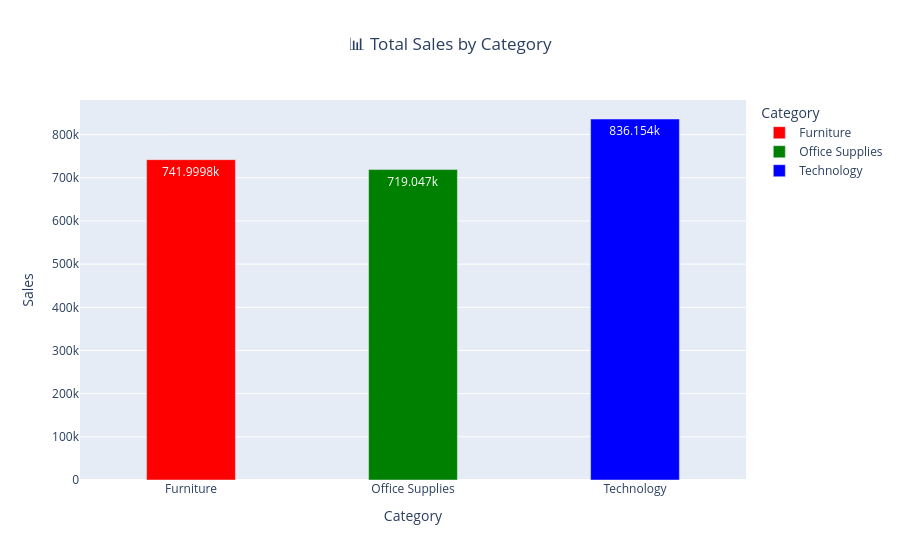

Write notebook code for a chart like this one.
### Markdown cell above
### Category Wise Sales

### Code cell
import plotly.express as px
from IPython.display import display, HTML

# Aggregate sales by category
sales_data = df.groupby('Category', observed=True)['Sales'].sum().reset_index()

# Plot bar chart
fig = px.bar(
    sales_data,
    x='Category',
    y='Sales',
    color='Category',
    title='📊 Total Sales by Category',
    text_auto=True,
    color_discrete_map={
        "Furniture": "red",
        "Technology": "blue",
        "Office Supplies": "green"
    }
)
fig.update_traces(width=0.4)
fig.update_layout(
    xaxis_title="Category",
    yaxis_title="Sales",
    title_x=0.5
)

fig.show()

# --- Dynamic Insight (bold and bigger font) ---
top_category = sales_data.loc[sales_data['Sales'].idxmax(), 'Category']
top_sales = sales_data['Sales'].max()

display(HTML(f"<p style='font-size:16px; font-weight:400;'>"
             f"📌 Top revenue-generating category is <b>{top_category}</b> "
             f"with total sales of <b>₹{top_sales:.2f}</b>."
             f"</p>"))

### Figure 1 — Plotly figure (JSON) as saved in the notebook; plotly's stock layout.template omitted (floating-point values rounded to 4 significant figures)
{"data": [{"hovertemplate": "Category=%{x}<br>Sales=%{y}<extra></extra>", "legendgroup": "Furniture", "marker": {"color": "red", "pattern": {"shape": ""}}, "name": "Furniture", "orientation": "v", "showlegend": true, "textposition": "auto", "texttemplate": "%{y}", "type": "bar", "width": 0.4, "x": ["Furniture"], "xaxis": "x", "y": [742000.0], "yaxis": "y"}, {"hovertemplate": "Category=%{x}<br>Sales=%{y}<extra></extra>", "legendgroup": "Office Supplies", "marker": {"color": "green", "pattern": {"shape": ""}}, "name": "Office Supplies", "orientation": "v", "showlegend": true, "textposition": "auto", "texttemplate": "%{y}", "type": "bar", "width": 0.4, "x": ["Office Supplies"], "xaxis": "x", "y": [719000.0], "yaxis": "y"}, {"hovertemplate": "Category=%{x}<br>Sales=%{y}<extra></extra>", "legendgroup": "Technology", "marker": {"color": "blue", "pattern": {"shape": ""}}, "name": "Technology", "orientation": "v", "showlegend": true, "textposition": "auto", "texttemplate": "%{y}", "type": "bar", "width": 0.4, "x": ["Technology"], "xaxis": "x", "y": [836200.0], "yaxis": "y"}], "layout": {"barmode": "relative", "legend": {"title": {"text": "Category"}, "tracegroupgap": 0}, "title": {"text": "📊 Total Sales by Category", "x": 0.5}, "xaxis": {"anchor": "y", "categoryarray": ["Furniture", "Office Supplies", "Technology"], "categoryorder": "array", "domain": [0, 1], "title": {"text": "Category"}}, "yaxis": {"anchor": "x", "domain": [0, 1], "title": {"text": "Sales"}}}}
